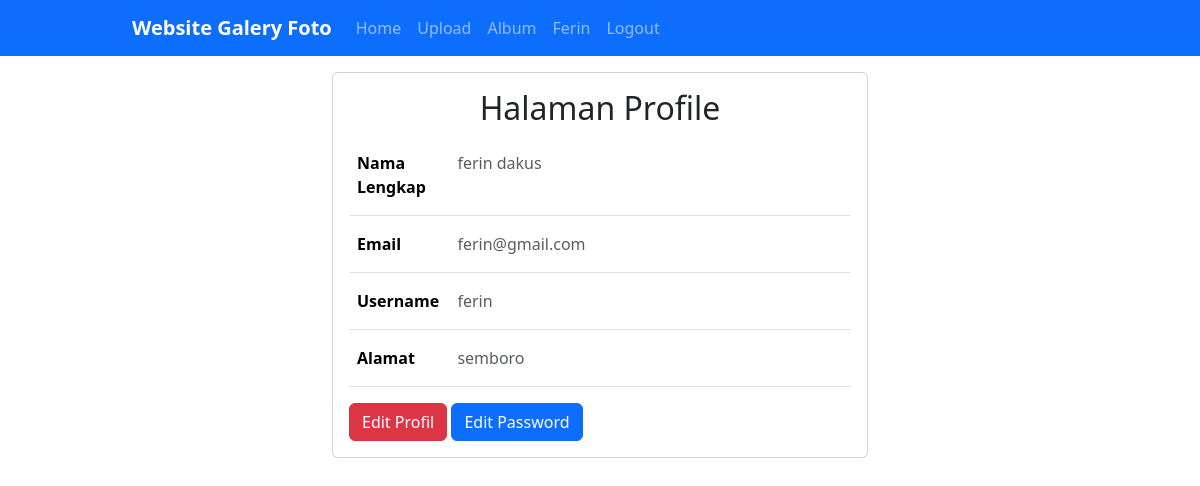
/?url=profile (signed in), run on an earlier commit of the app's database.
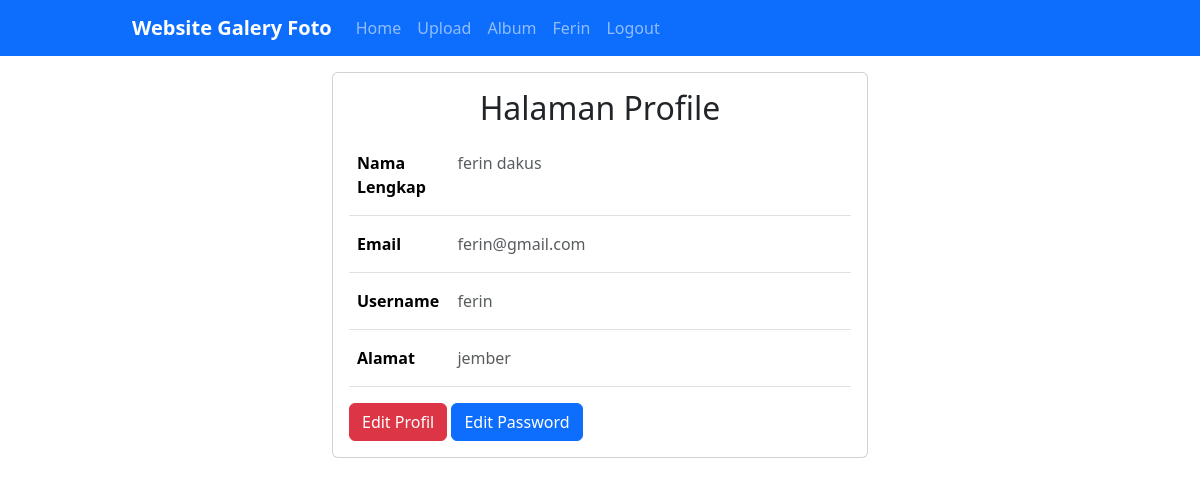
And on a later commit of the database.
### tables this page shows
CREATE TABLE `user` (
  `userid` int(11) NOT NULL,
  `username` varchar(255) NOT NULL,
  `password` varchar(255) NOT NULL,
  `email` varchar(255) NOT NULL,
  `namalengkap` varchar(255) NOT NULL,
  `alamat` text NOT NULL
);

### page/profile.php (the view, shortened to what this page needs)
<div class="container">
    <div class="row justify-content-center">
        <div class="col-7">
            <div class="card mt-3">
                <div class="card-body">
                    <h2 class="row justify-content-center">Halaman Profile</h2>
                    <?php
                    $user = mysqli_fetch_array(mysqli_query($conn, "SELECT * FROM user WHERE userid='{$_SESSION['userid']}'"));
                    ?>
                    <?php echo @$alert; if (@$_GET['proses'] == 'editprofile') : ?>
                        <form action="?url=profile&&proses=editprofile" method="post">
                            <div class="input-group mb-3">
                                <label for="nama" class="input-group-text"><i class="fa-solid fa-circle-user fa-fw fa-lg"></i></label>
                                <input type="text" class="form-control" value="<?= $user['namalengkap'] ?>" id="nama" name="nama" required placeholder="Masukkan Nama Lengkap">
                            </div>
                            <div class="input-group mb-3">
                                <label for="email" class="input-group-text"><i class="fa-solid fa-envelope fa-fw fa-lg"></i></label>
                                <input type="email" class="form-control" value="<?= $user['email'] ?>" id="email" name="email" required placeholder="Masukkan Email Anda">
                            </div>
                            <div class="input-group mb-3 ">
                                <label for="username" class="input-group-text"><i class="fa-solid fa-at fa-fw fa-lg"></i></label>
                                <input type="text" class="form-control" value="<?= $user['username'] ?>" id="username" name="username" required placeholder="Masukkan username">
                            </div>
                            <div class="input-group mb-4">
                                <label for="alamat" class="input-group-text"><i class="fa-solid fa-address-book fa-fw fa-lg"></i></label>
                                <input type="text" class="form-control" value="<?= $user['alamat'] ?>" id="alamat" name="alamat" required placeholder="Masukkan Alamat Lengkap">
                            </div>
                            <a href="?url=profile" class="btn btn-dark fw-semibold">Kembali</a>
                            <input type="submit" value="Simpan Perubahan" name="editprofile" class="btn btn-primary fw-semibold">
                        </form>
                            <?php else : ?>
                                <div class="table-responsive">
                                    <table class="table table-white table-hover">
                                        <tr>
                                            <th style="width: 20%;" class="py-3">Nama Lengkap</th>
                                            <td class="py-3 text-muted"><?= $user['namalengkap'] ?></td>
                                        </tr>
                                        <tr>
                                            <th style="width: 20%;" class="py-3">Email</th>
                                            <td class="py-3 text-muted"><?= $user['email'] ?></td>
                                        </tr>
                                        <tr>
                                            <th style="width: 20%;" class="py-3">Username</th>
                                            <td class="py-3 text-muted"><?= $user['username'] ?></td>
                                        </tr>
                                        <tr>
                                            <th style="width: 20%;" class="py-3">Alamat</th>
                                            <td class="py-3 text-muted"><?= $user['alamat'] ?></td>
                                        </tr>
                                    </table>
                                </div>
                                <a href="?url=profile&&proses=editprofile" class="btn btn-danger">Edit Profil</a>
                                <a href="?url=profile&&proses=editpassword" class="btn btn-primary">Edit Password</a>
                                <?php endif; ?>
                            </div>
            </div>
        </div>
    </div>
</div>

What changed in the data, as far as the page shows it:
changed user "ferin dakus": alamat "semboro" → "jember"
